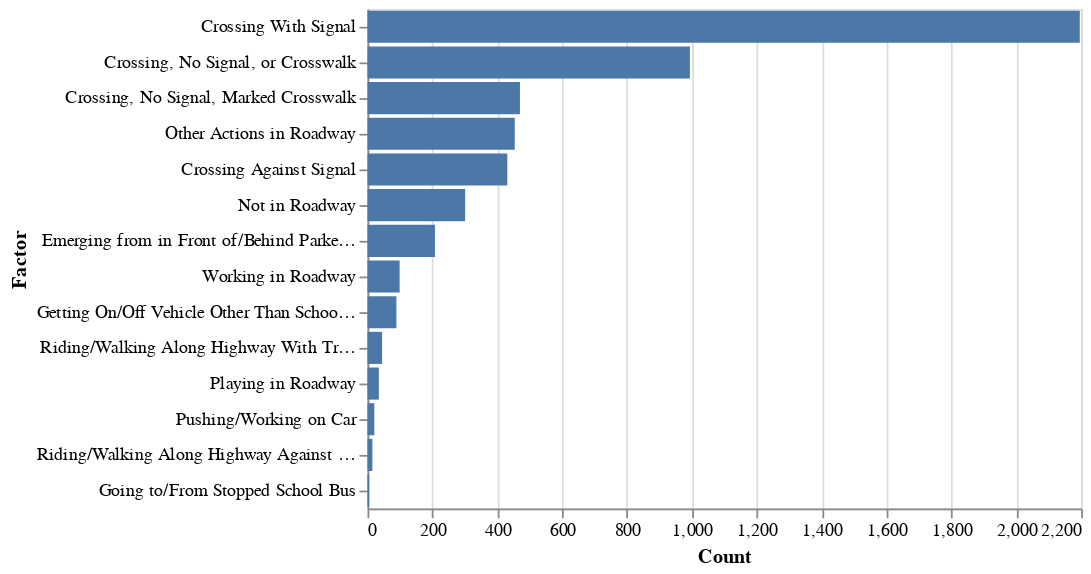

Write notebook code for a chart like this one.
### Code cell
alt.Chart(ped_action_combined_combined_df).mark_bar().encode(
    x='Count:Q',
    y=alt.Y('Factor:N', sort='-x')
)

### Figure 1 — Vega-Lite specification as saved in the notebook (floating-point values rounded to 4 significant figures)
{"config": {"view": {"continuousWidth": 400, "continuousHeight": 300}}, "data": {"name": "data-ec55dfcc049944ddd19afed742b001f0"}, "mark": "bar", "encoding": {"x": {"type": "quantitative", "field": "Count"}, "y": {"type": "nominal", "field": "Factor", "sort": "-x"}}, "$schema": "https://vega.github.io/schema/vega-lite/v4.8.1.json", "datasets": {"data-ec55dfcc049944ddd19afed742b001f0": [{"Factor": "Crossing With Signal", "Count": 2196}, {"Factor": "Crossing, No Signal, or Crosswalk", "Count": 994}, {"Factor": "Crossing, No Signal, Marked Crosswalk", "Count": 470}, {"Factor": "Other Actions in Roadway", "Count": 454}, {"Factor": "Crossing Against Signal", "Count": 431}, {"Factor": "Not in Roadway", "Count": 301}, {"Factor": "Emerging from in Front of/Behind Parked Vehicle", "Count": 208}, {"Factor": "Working in Roadway", "Count": 99}, {"Factor": "Getting On/Off Vehicle Other Than School Bus", "Count": 89}, {"Factor": "Riding/Walking Along Highway With Traffic", "Count": 45}, {"Factor": "Playing in Roadway", "Count": 35}, {"Factor": "Pushing/Working on Car", "Count": 21}, {"Factor": "Riding/Walking Along Highway Against Traffic", "Count": 15}, {"Factor": "Going to/From Stopped School Bus", "Count": 5}]}}
